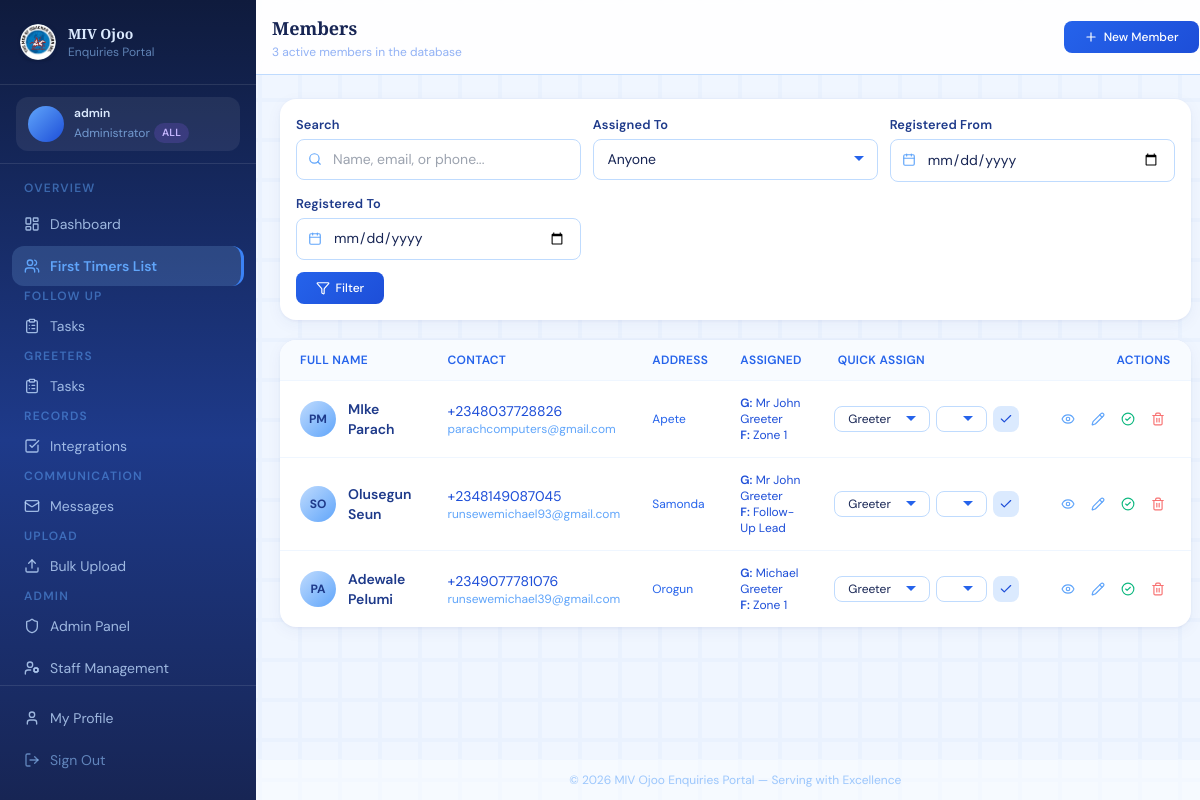
The app's page / (signed in), older data.
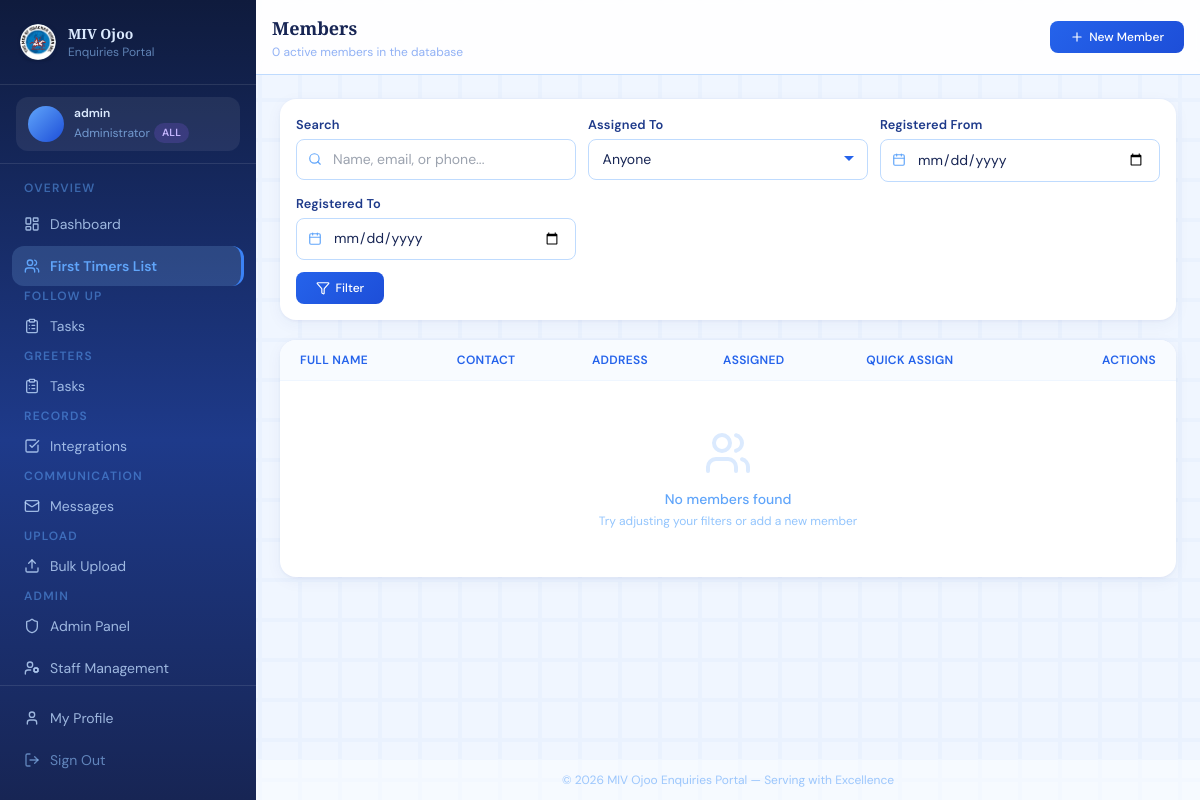
The same page, newer data.
### enquiries/models.py (models this page shows, shortened)
class Member(models.Model):
    GENDER_CHOICES = [('M', 'Male'), ('F', 'Female')]
    STATUS_CHOICES = [
        ('new', 'New Visitor'),
        ('integrated', 'Member'),
        ('inactive', 'Inactive'),
    ]
    MARITAL_CHOICES = [
        ('single', 'Single'),
        ('married', 'Married'),
        ('divorced', 'Divorced'),
        ('widowed', 'Widowed'),
    ]
    AGE_BRACKET_CHOICES = [
        ('under_18', 'Under 18'),
        ('18_25', '18 – 25'),
        ('26_35', '26 – 35'),
        ('36_45', '36 – 45'),
        ('46_55', '46 – 55'),
        ('56_65', '56 – 65'),
        ('above_65', 'Above 65'),
    ]
    BORN_AGAIN_CHOICES = [
        ('yes', 'Yes'),
        ('no', 'No'),
        ('not_sure', 'Not Sure'),
    ]
    JOINING_CHOICES = [
        ('yes', 'Yes'),
        ('no', 'No'),
        ('considering', 'Still Considering'),
    ]
    VISIT_TIME_CHOICES = [
        ('weekday_morning', 'Weekday Morning'),
        ('weekday_afternoon', 'Weekday Afternoon'),
        ('weekday_evening', 'Weekday Evening'),
        ('saturday_morning', 'Saturday Morning'),
        ('saturday_afternoon', 'Saturday Afternoon'),
        ('sunday_after_service', 'Sunday After Service'),
    ]
    first_name = models.CharField(max_length=100)
    last_name = models.CharField(max_length=100)
    email = models.EmailField(unique=True, null=True, blank=True)
    phone = models.CharField(max_length=20, null=True, blank=True)
    whatsapp = models.CharField(max_length=20, null=True, blank=True)
    gender = models.CharField(max_length=1, choices=GENDER_CHOICES, null=True, blank=True)
    date_of_birth = models.DateField(null=True, blank=True)
    age_bracket = models.CharField(
        max_length=20, choices=AGE_BRACKET_CHOICES, null=True, blank=True
    )
    marital_status = models.CharField(
        max_length=20, choices=MARITAL_CHOICES, null=True, blank=True
    )
    address = models.TextField(null=True, blank=True)
    vocation_address = models.TextField(null=True, blank=True)
    occupation = models.CharField(max_length=100, null=True, blank=True)
    status = models.CharField(max_length=20, choices=STATUS_CHOICES, default='new')
    first_visit_date = models.DateField(default=timezone.now)
    how_did_you_hear = models.CharField(max_length=200, null=True, blank=True)
    previous_church = models.CharField(max_length=200, null=True, blank=True)
    invitee = models.CharField(
        max_length=200, null=True, blank=True,
        help_text="Name of the person who invited this visitor"
    )
    is_born_again = models.CharField(
        max_length=10, choices=BORN_AGAIN_CHOICES, null=True, blank=True
    )
    joining_church = models.CharField(
        max_length=20, choices=JOINING_CHOICES, null=True, blank=True
    )
    preferred_visit_time = models.CharField(
        max_length=30, choices=VISIT_TIME_CHOICES, null=True, blank=True
    )
    prayer_requests = models.TextField(null=True, blank=True)
    observation = models.TextField(
        null=True, blank=True,
        help_text="Staff observations about the visitor"
    )
    interests = models.ManyToManyField(
        'Ministry', blank=True, related_name='interested_members'
    )
    assigned_to = models.ForeignKey(
        User, on_delete=models.SET_NULL, null=True, blank=True,
        related_name='assigned_members',
        help_text="Staff member responsible for follow-up / visitation"
    )
    greeter_assigned_to = models.ForeignKey(
        User, on_delete=models.SET_NULL, null=True, blank=True,
        related_name='greeter_assigned_members',
        help_text="Greeter staff member assigned to welcome this visitor"
    )
    created_by = models.ForeignKey(
        User, on_delete=models.SET_NULL, null=True, blank=True,
        related_name='created_members'
    )
    created_at = models.DateTimeField(auto_now_add=True)
    updated_at = models.DateTimeField(auto_now=True)
    notes = models.TextField(null=True, blank=True)
    profile_photo = models.ImageField(upload_to='members/', null=True, blank=True)
    is_baptized = models.BooleanField(default=False)
    is_active = models.BooleanField(default=True)
    is_contacted = models.BooleanField(default=False)
    contacted_at = models.DateTimeField(null=True, blank=True)
    class Meta:
        ordering = ['-created_at']
    def get_full_name(self):
        return f"{self.last_name} {self.first_name}"
    @property
    def initials(self):
        return f"{self.first_name[0]}{self.last_name[0]}".upper()

### enquiries/views.py (the view, shortened to what this page needs)
# urls.py: path('', views.member_list, name='member_list'),
@login_required
def member_list(request):
    queryset        = member_qs(request.user).select_related('assigned_to', 'greeter_assigned_to')
    search          = request.GET.get('search', '')
    status_filter   = request.GET.get('status', '')
    assigned_filter = request.GET.get('assigned', '')
    date_from = request.GET.get('date_from', '')
    date_to   = request.GET.get('date_to', '')
    if date_from:
        queryset = queryset.filter(first_visit_date__gte=date_from)
    if date_to:
        queryset = queryset.filter(first_visit_date__lte=date_to)
    if status_filter:
        queryset = queryset.filter(status=status_filter)
    if assigned_filter:
        if get_section(request.user) == 'greeters':
            queryset = queryset.filter(greeter_assigned_to_id=assigned_filter)
        else:
            queryset = queryset.filter(assigned_to_id=assigned_filter)
    paginator = Paginator(queryset, 15)
    members   = paginator.get_page(request.GET.get('page'))
    staff     = section_staff_qs(request.user)
    context = {
        'date_from': date_from,
        'date_to': date_to,
        'members':          members,
        'search':           search,
        'status_filter':    status_filter,
        'assigned_filter':  assigned_filter,
        'staff':            staff,
        'status_choices':   Member.STATUS_CHOICES,
        'total_count':      queryset.count(),
        'section':          get_section(request.user),
        'is_section_admin': is_section_admin(request.user),
    }
    return render(request, 'enquiries/member_list.html', context)

### enquiries/views.py (called while the page is built, shortened)
def get_profile(user):
    profile, _ = UserProfile.objects.get_or_create(user=user)
    return profile

def get_section(user):
    return get_profile(user).section

def can_see_all(user):
    if user.is_superuser:
        return True
    profile = get_profile(user)
    return profile.role == 'admin' and profile.section == 'all'

def is_section_admin(user):
    if user.is_superuser:
        return True
    return get_profile(user).role in ('admin', 'section_admin')

def section_staff_qs(user):
    if can_see_all(user):
        return User.objects.filter(is_active=True)
    section = get_section(user)
    return User.objects.filter(
        is_active=True,
        profile__section__in=[section, 'all']
    )

def member_qs(user):
    qs = Member.objects.filter(is_active=True)
    if can_see_all(user):
        return qs

### templates/enquiries/member_list.html (shortened to what the changed rows need)
{% extends "base.html" %}
{% block page_title %}Members{% endblock %}
{% block page_subtitle %}{{ total_count }} active member{{ total_count|pluralize }} in the database{% endblock %}
{% block content %}
{% with profile=request.user.profile section=request.user.profile.section role=request.user.profile.role %}
{% with is_super=request.user.is_superuser %}
<div class="card overflow-hidden hidden md:block">
  <div class="overflow-x-auto">
    <table class="w-full text-sm" style="min-width:680px;">
      <thead>
        <tr class="border-b border-blue-50" style="background:#f8fbff;">
          <th class="text-left px-5 py-3 text-xs font-semibold text-blue-600 uppercase tracking-wide">Full Name</th>
          <th class="text-left px-4 py-3 text-xs font-semibold text-blue-600 uppercase tracking-wide">Contact</th>
          <th class="text-left px-4 py-3 text-xs font-semibold text-blue-600 uppercase tracking-wide">Address</th>
          <th class="text-left px-4 py-3 text-xs font-semibold text-blue-600 uppercase tracking-wide">Assigned</th>
          {% if is_super or role == 'section_admin' or role == 'admin' %}
          <th class="text-left px-5 py-3 text-xs font-semibold text-blue-600 uppercase tracking-wide">Quick Assign</th>
          {% endif %}
          <th class="text-right px-5 py-3 text-xs font-semibold text-blue-600 uppercase tracking-wide">Actions</th>
        </tr>
      </thead>
      <tbody class="divide-y divide-blue-50">
        {% for member in members %}
        <tr class="table-row">
          <td class="px-5 py-3.5">
            <div class="flex items-center gap-3">
              <div class="avatar text-xs bg-gradient-to-br from-blue-200 to-blue-400 text-blue-900 font-bold">{{ member.initials }}</div>
              <div>
                <a href="{% url 'member_detail' member.pk %}" class="font-semibold text-blue-900 hover:text-blue-600 transition-colors">{{ member.get_full_name }}</a>
              </div>
            </div>
          </td>
          <td class="px-4 py-3.5">
            <p class="text-blue-700">{{ member.phone|default:"—" }}</p>
            <p class="text-blue-400 text-xs">{{ member.email|default:"" }}</p>
          </td>
          <td class="px-4 py-3.5">
            <p class="text-blue-600 text-xs">{{ member.address|default:"—" }}</p>
          </td>
          <td class="px-4 py-3.5">
            {% if section == 'greeters' %}
              {% if member.greeter_assigned_to %}
                <span class="text-blue-700 text-sm">{{ member.greeter_assigned_to.get_full_name }}</span>
              {% else %}
                <span class="text-blue-300 text-xs italic">Unassigned</span>
              {% endif %}
            {% elif section == 'followup' %}
              {% if member.assigned_to %}
                <span class="text-blue-700 text-sm">{{ member.assigned_to.get_full_name }}</span>
              {% else %}
                <span class="text-blue-300 text-xs italic">Unassigned</span>
              {% endif %}
            {% else %}
              {% if member.greeter_assigned_to %}
                <p class="text-blue-700 text-xs"><span class="font-semibold">G:</span> {{ member.greeter_assigned_to.get_full_name }}</p>
              {% endif %}
              {% if member.assigned_to %}
                <p class="text-blue-700 text-xs"><span class="font-semibold">F:</span> {{ member.assigned_to.get_full_name }}</p>
              {% endif %}
            {% endif %}
          </td>
          {% if is_super or role == 'section_admin' or role == 'admin' %}
          <td class="px-4 py-3.5">
            <form method="post" action="{% url 'member_assign' member.pk %}" class="flex items-center gap-1.5">
              {% if is_super or role == 'admin' and section == 'all' %}
                <select name="assign_as" class="input-field py-1 text-xs w-24">
                  <option value="greeters">Greeter</option>
                </select>
              {% else %}
                <input type="hidden" name="assign_as" value="{{ section }}">
              {% endif %}
              <select name="staff_id" class="input-field py-1 text-xs flex-1 min-w-0">
                <option value="">— pick staff —</option>
              </select>
              <button type="submit" class="p-1.5 rounded-lg bg-blue-100 hover:bg-blue-200 text-blue-700 transition-colors flex-shrink-0" title="Assign">
                <i data-lucide="check" class="w-3.5 h-3.5"></i>
              </button>
            </form>
          </td>
          {% endif %}
          <td class="px-5 py-3.5 text-right">
            <div class="flex items-center justify-end gap-1">
              <a href="{% url 'member_detail' member.pk %}" class="p-1.5 rounded-lg hover:bg-blue-100 text-blue-400 hover:text-blue-800 transition-colors" title="View">
                <i data-lucide="eye" class="w-3.5 h-3.5"></i>
              </a>
              {% if is_super or role == 'section_admin' or role == 'admin' %}
              <a href="{% url 'member_edit' member.pk %}" class="p-1.5 rounded-lg hover:bg-blue-100 text-blue-400 hover:text-blue-800 transition-colors" title="Edit">
                <i data-lucide="pencil" class="w-3.5 h-3.5"></i>
              </a>
              {% endif %}
              {% if is_super or role == 'admin' or section == 'followup' %}
                {% if member.status != 'integrated' %}
                <form method="post" action="{% url 'integration_quick' member.pk %}" class="inline">
                  {% csrf_token %}
                  <input type="hidden" name="next" value="member_list">
                  <button type="submit" class="p-1.5 rounded-lg hover:bg-emerald-100 text-emerald-400 hover:text-emerald-700 transition-colors" title="Mark as Integrated" onclick="return confirm('Mark {{ member.get_full_name }} as integrated?')">
                    <i data-lucide="badge-check" class="w-3.5 h-3.5"></i>
                  </button>
                </form>
                {% else %}
                <span class="p-1.5 text-emerald-500" title="Already integrated">
                  <i data-lucide="check-circle-2" class="w-3.5 h-3.5"></i>
                </span>
                {% endif %}
              {% endif %}
              {% if is_super or role == 'section_admin' or role == 'admin' %}
              <a href="{% url 'member_delete' member.pk %}" class="p-1.5 rounded-lg hover:bg-red-100 text-red-400 hover:text-red-700 transition-colors" title="Delete">
                <i data-lucide="trash-2" class="w-3.5 h-3.5"></i>
              </a>
              {% endif %}
            </div>
          </td>
        </tr>
        {% empty %}
        <tr>
          <td colspan="{% if is_super or role == 'section_admin' or role == 'admin' %}6{% else %}5{% endif %}" class="px-5 py-12 text-center">
            <i data-lucide="users" class="w-12 h-12 text-blue-100 mx-auto mb-3"></i>
            <p class="text-blue-400 font-medium">No members found</p>
            <p class="text-blue-300 text-xs mt-1">Try adjusting your filters or add a new member</p>
          </td>
        </tr>
        {% endfor %}
      </tbody>
    </table>
  </div>
</div>
{% endwith %}
{% endwith %}
{% endblock %}

Row changes from the older to the newer data that the page shows:
no longer on this page (row edited): Member: initials "PM", get_full_name "MIke Parach", phone "+2348037728826", email "parachcomputers@gmail.com", address "Apete", greeter_assigned_to.get_full_name "Mr John Greeter", assigned_to.get_full_name "Zone 1", status "integrated" (drawn)
no longer on this page (row edited): Member: initials "SO", get_full_name "Olusegun Seun", phone "+2348149087045", email "runsewemichael93@gmail.com", address "Samonda", greeter_assigned_to.get_full_name "Mr John Greeter", assigned_to.get_full_name "Follow-Up Lead", status "integrated" (drawn)
no longer on this page (row edited): Member: initials "PA", get_full_name "Adewale Pelumi", phone "+2349077781076", email "runsewemichael39@gmail.com", address "Orogun", greeter_assigned_to.get_full_name "Michael Greeter", assigned_to.get_full_name "Zone 1", status "integrated" (drawn)
Text that changed along with them:
{{ total_count }}: "3" → "0"
text now shown: "No members found Try adjusting your filters or add a new member"
